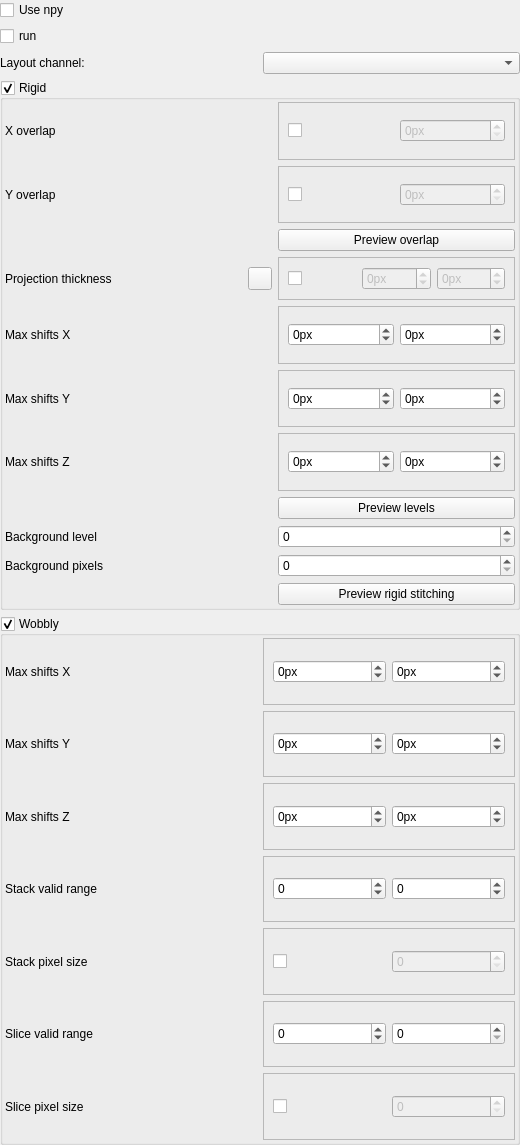
<?xml version="1.0" encoding="UTF-8"?>
<ui version="4.0">
 <class>Form</class>
 <widget class="QWidget" name="Form">
  <property name="geometry">
   <rect>
    <x>0</x>
    <y>0</y>
    <width>520</width>
    <height>1145</height>
   </rect>
  </property>
  <property name="windowTitle">
   <string>Form</string>
  </property>
  <layout class="QGridLayout" name="gridLayout_2">
   <property name="leftMargin">
    <number>0</number>
   </property>
   <property name="topMargin">
    <number>0</number>
   </property>
   <property name="rightMargin">
    <number>0</number>
   </property>
   <property name="bottomMargin">
    <number>0</number>
   </property>
   <item row="0" column="0">
    <widget class="QCheckBox" name="useNpyCheckBox">
     <property name="text">
      <string>Use npy</string>
     </property>
    </widget>
   </item>
   <item row="1" column="0">
    <widget class="QCheckBox" name="runCheckBox">
     <property name="text">
      <string>run</string>
     </property>
    </widget>
   </item>
   <item row="2" column="0">
    <widget class="QLabel" name="label_3">
     <property name="text">
      <string>Layout channel:</string>
     </property>
    </widget>
   </item>
   <item row="2" column="1">
    <widget class="QComboBox" name="layoutChannelComboBox"/>
   </item>
   <item row="3" column="0" colspan="2">
    <widget class="QGroupBox" name="rigidParamsGroupBox">
     <property name="title">
      <string>Rigid</string>
     </property>
     <property name="flat">
      <bool>false</bool>
     </property>
     <property name="checkable">
      <bool>true</bool>
     </property>
     <layout class="QGridLayout" name="gridLayout_3">
      <property name="leftMargin">
       <number>2</number>
      </property>
      <property name="topMargin">
       <number>2</number>
      </property>
      <property name="rightMargin">
       <number>2</number>
      </property>
      <property name="bottomMargin">
       <number>2</number>
      </property>
      <item row="0" column="0">
       <widget class="QLabel" name="label">
        <property name="toolTip">
         <string>Expected overlap between tiles along X dimension (in pixels)</string>
        </property>
        <property name="text">
         <string>X overlap</string>
        </property>
       </widget>
      </item>
      <item row="0" column="2">
       <widget class="QFrame" name="xOverlapSinglet">
        <property name="frameShape">
         <enum>QFrame::StyledPanel</enum>
        </property>
        <property name="frameShadow">
         <enum>QFrame::Raised</enum>
        </property>
        <property name="disabledValue" stdset="0">
         <string>'auto'</string>
        </property>
        <layout class="QHBoxLayout" name="horizontalLayout_2">
         <item>
          <widget class="QCheckBox" name="checkBox_8">
           <property name="text">
            <string/>
           </property>
          </widget>
         </item>
         <item>
          <widget class="QSpinBox" name="spinBox_23">
           <property name="enabled">
            <bool>false</bool>
           </property>
           <property name="suffix">
            <string>px</string>
           </property>
           <property name="maximum">
            <number>1024</number>
           </property>
          </widget>
         </item>
        </layout>
       </widget>
      </item>
      <item row="1" column="0">
       <widget class="QLabel" name="label_2">
        <property name="toolTip">
         <string>Expected overlap between tiles along Y dimension (in pixels)</string>
        </property>
        <property name="text">
         <string>Y overlap</string>
        </property>
       </widget>
      </item>
      <item row="1" column="2">
       <widget class="QFrame" name="yOverlapSinglet">
        <property name="frameShape">
         <enum>QFrame::StyledPanel</enum>
        </property>
        <property name="frameShadow">
         <enum>QFrame::Raised</enum>
        </property>
        <property name="disabledValue" stdset="0">
         <string>'auto'</string>
        </property>
        <layout class="QHBoxLayout" name="horizontalLayout_5">
         <item>
          <widget class="QCheckBox" name="checkBox_7">
           <property name="text">
            <string/>
           </property>
          </widget>
         </item>
         <item>
          <widget class="QSpinBox" name="spinBox_22">
           <property name="enabled">
            <bool>false</bool>
           </property>
           <property name="suffix">
            <string>px</string>
           </property>
           <property name="maximum">
            <number>1024</number>
           </property>
          </widget>
         </item>
        </layout>
       </widget>
      </item>
      <item row="2" column="2">
       <widget class="QPushButton" name="previewStitchingPushButton">
        <property name="text">
         <string>Preview overlap</string>
        </property>
       </widget>
      </item>
      <item row="3" column="0">
       <widget class="QLabel" name="rigidProjectionThicknessLbl">
        <property name="toolTip">
         <string>&lt;html&gt;&lt;head/&gt;&lt;body&gt;&lt;p&gt;Number of planes to average to compute&lt;/p&gt;&lt;p&gt;the optimum overlap along X and Y dimensions&lt;/p&gt;&lt;/body&gt;&lt;/html&gt;</string>
        </property>
        <property name="whatsThis">
         <string>&lt;html&gt;&lt;head/&gt;&lt;body&gt;&lt;h1 style=&quot; margin-top:18px; margin-bottom:12px; margin-left:0px; margin-right:0px; -qt-block-indent:0; text-indent:0px;&quot;&gt;&lt;span style=&quot; font-size:xx-large; font-weight:700;&quot;&gt;Rigid stitcher&lt;/span&gt;&lt;/h1&gt;&lt;p&gt;The &lt;span style=&quot; font-weight:700; font-style:italic;&quot;&gt;projection thickness&lt;/span&gt; is the width (short dimension) of the &lt;span style=&quot; font-weight:700;&quot;&gt;white area&lt;/span&gt; in the image below.&lt;/p&gt;&lt;p&gt;&lt;img src=&quot;:/ClearMap/gui/creator/graphics_resources/graphics_resources/wobbly_stitcher_rigid.jpg&quot;/&gt;&lt;/p&gt;&lt;/body&gt;&lt;/html&gt;</string>
        </property>
        <property name="text">
         <string>Projection thickness</string>
        </property>
       </widget>
      </item>
      <item row="3" column="1">
       <widget class="QToolButton" name="rigidProjectionThicknessLblInfoToolButton">
        <property name="text">
         <string/>
        </property>
        <property name="icon">
         <iconset resource="icons.qrc">
          <normaloff>:/icons/icons/info.svg</normaloff>:/icons/icons/info.svg</iconset>
        </property>
       </widget>
      </item>
      <item row="3" column="2">
       <widget class="QFrame" name="projectionThicknessDoublet">
        <property name="frameShape">
         <enum>QFrame::StyledPanel</enum>
        </property>
        <property name="frameShadow">
         <enum>QFrame::Raised</enum>
        </property>
        <property name="disabledValue" stdset="0">
         <string>['auto', 'auto']</string>
        </property>
        <layout class="QHBoxLayout" name="horizontalLayout_10">
         <item>
          <widget class="QCheckBox" name="checkBox_9">
           <property name="text">
            <string/>
           </property>
          </widget>
         </item>
         <item>
          <widget class="QSpinBox" name="spinBox_6">
           <property name="enabled">
            <bool>false</bool>
           </property>
           <property name="suffix">
            <string>px</string>
           </property>
           <property name="minimum">
            <number>-1</number>
           </property>
           <property name="maximum">
            <number>1024</number>
           </property>
          </widget>
         </item>
         <item>
          <widget class="QSpinBox" name="spinBox_7">
           <property name="enabled">
            <bool>false</bool>
           </property>
           <property name="suffix">
            <string>px</string>
           </property>
           <property name="minimum">
            <number>-1</number>
           </property>
           <property name="maximum">
            <number>1024</number>
           </property>
          </widget>
         </item>
        </layout>
       </widget>
      </item>
      <item row="4" column="0">
       <widget class="QLabel" name="label_4">
        <property name="toolTip">
         <string>Maximum number of pixels to shift in either direction along that axis to compute the alignment (correlograms).</string>
        </property>
        <property name="text">
         <string>Max shifts X</string>
        </property>
       </widget>
      </item>
      <item row="4" column="2">
       <widget class="QFrame" name="rigidMaxShiftsXDoublet">
        <property name="frameShape">
         <enum>QFrame::StyledPanel</enum>
        </property>
        <property name="frameShadow">
         <enum>QFrame::Raised</enum>
        </property>
        <layout class="QHBoxLayout" name="horizontalLayout_9">
         <item>
          <widget class="QSpinBox" name="spinBox_8">
           <property name="suffix">
            <string>px</string>
           </property>
           <property name="minimum">
            <number>-1024</number>
           </property>
           <property name="maximum">
            <number>1024</number>
           </property>
          </widget>
         </item>
         <item>
          <widget class="QSpinBox" name="spinBox_9">
           <property name="suffix">
            <string>px</string>
           </property>
           <property name="minimum">
            <number>-1024</number>
           </property>
           <property name="maximum">
            <number>1024</number>
           </property>
          </widget>
         </item>
        </layout>
       </widget>
      </item>
      <item row="5" column="0">
       <widget class="QLabel" name="label_5">
        <property name="toolTip">
         <string>Maximum number of pixels to shift in either direction along that axis to compute the alignment (correlograms).</string>
        </property>
        <property name="text">
         <string>Max shifts Y</string>
        </property>
       </widget>
      </item>
      <item row="5" column="2">
       <widget class="QFrame" name="rigidMaxShiftsYDoublet">
        <property name="frameShape">
         <enum>QFrame::StyledPanel</enum>
        </property>
        <property name="frameShadow">
         <enum>QFrame::Raised</enum>
        </property>
        <layout class="QHBoxLayout" name="horizontalLayout_7">
         <item>
          <widget class="QSpinBox" name="spinBox_10">
           <property name="suffix">
            <string>px</string>
           </property>
           <property name="minimum">
            <number>-1024</number>
           </property>
           <property name="maximum">
            <number>1024</number>
           </property>
          </widget>
         </item>
         <item>
          <widget class="QSpinBox" name="spinBox_11">
           <property name="suffix">
            <string>px</string>
           </property>
           <property name="minimum">
            <number>-1024</number>
           </property>
           <property name="maximum">
            <number>1024</number>
           </property>
          </widget>
         </item>
        </layout>
       </widget>
      </item>
      <item row="6" column="0">
       <widget class="QLabel" name="label_6">
        <property name="toolTip">
         <string>Maximum number of pixels to shift in either direction along that axis to compute the alignment (correlograms).</string>
        </property>
        <property name="text">
         <string>Max shifts Z</string>
        </property>
       </widget>
      </item>
      <item row="6" column="2">
       <widget class="QFrame" name="rigidMaxShiftsZDoublet">
        <property name="frameShape">
         <enum>QFrame::StyledPanel</enum>
        </property>
        <property name="frameShadow">
         <enum>QFrame::Raised</enum>
        </property>
        <layout class="QHBoxLayout" name="horizontalLayout_8">
         <item>
          <widget class="QSpinBox" name="spinBox_12">
           <property name="suffix">
            <string>px</string>
           </property>
           <property name="minimum">
            <number>-1024</number>
           </property>
           <property name="maximum">
            <number>1024</number>
           </property>
          </widget>
         </item>
         <item>
          <widget class="QSpinBox" name="spinBox_13">
           <property name="suffix">
            <string>px</string>
           </property>
           <property name="minimum">
            <number>-1024</number>
           </property>
           <property name="maximum">
            <number>1024</number>
           </property>
          </widget>
         </item>
        </layout>
       </widget>
      </item>
      <item row="7" column="2">
       <widget class="QPushButton" name="stitchingPreviewLevelsPushButton">
        <property name="text">
         <string>Preview levels</string>
        </property>
       </widget>
      </item>
      <item row="8" column="0">
       <widget class="QLabel" name="label_7">
        <property name="toolTip">
         <string>Ignore pixels below this value for stitching</string>
        </property>
        <property name="text">
         <string>Background level</string>
        </property>
       </widget>
      </item>
      <item row="8" column="2">
       <widget class="QSpinBox" name="rigidBackgroundLevel">
        <property name="maximum">
         <number>65535</number>
        </property>
       </widget>
      </item>
      <item row="9" column="0">
       <widget class="QLabel" name="label_8">
        <property name="toolTip">
         <string>Number of pixels that have to be above background to be considered</string>
        </property>
        <property name="text">
         <string>Background pixels</string>
        </property>
       </widget>
      </item>
      <item row="9" column="2">
       <widget class="QSpinBox" name="rigidBackgroundPixels">
        <property name="maximum">
         <number>1000000</number>
        </property>
       </widget>
      </item>
      <item row="10" column="2">
       <widget class="QPushButton" name="stitchingPreviewRigidPushButton">
        <property name="text">
         <string>Preview rigid stitching</string>
        </property>
       </widget>
      </item>
     </layout>
    </widget>
   </item>
   <item row="4" column="0" colspan="2">
    <widget class="QGroupBox" name="wobblyParamsGroupBox">
     <property name="title">
      <string>Wobbly</string>
     </property>
     <property name="checkable">
      <bool>true</bool>
     </property>
     <layout class="QGridLayout" name="gridLayout">
      <property name="leftMargin">
       <number>2</number>
      </property>
      <property name="topMargin">
       <number>2</number>
      </property>
      <property name="rightMargin">
       <number>2</number>
      </property>
      <property name="bottomMargin">
       <number>2</number>
      </property>
      <item row="2" column="0">
       <widget class="QLabel" name="label_9">
        <property name="toolTip">
         <string>Maximum number of pixels to shift in either direction along that axis to compute the alignment (correlograms).</string>
        </property>
        <property name="text">
         <string>Max shifts Z</string>
        </property>
       </widget>
      </item>
      <item row="1" column="1">
       <widget class="QFrame" name="wobblyMaxShiftsYDoublet">
        <property name="frameShape">
         <enum>QFrame::StyledPanel</enum>
        </property>
        <property name="frameShadow">
         <enum>QFrame::Raised</enum>
        </property>
        <layout class="QHBoxLayout" name="horizontalLayout_11">
         <item>
          <widget class="QSpinBox" name="spinBox_14">
           <property name="suffix">
            <string>px</string>
           </property>
           <property name="minimum">
            <number>-1024</number>
           </property>
           <property name="maximum">
            <number>1024</number>
           </property>
          </widget>
         </item>
         <item>
          <widget class="QSpinBox" name="spinBox_15">
           <property name="suffix">
            <string>px</string>
           </property>
           <property name="minimum">
            <number>-1024</number>
           </property>
           <property name="maximum">
            <number>1024</number>
           </property>
          </widget>
         </item>
        </layout>
       </widget>
      </item>
      <item row="3" column="1">
       <widget class="QFrame" name="wobblyStackValidRangeDoublet">
        <property name="frameShape">
         <enum>QFrame::StyledPanel</enum>
        </property>
        <property name="frameShadow">
         <enum>QFrame::Raised</enum>
        </property>
        <property name="individuallyDisableable" stdset="0">
         <bool>true</bool>
        </property>
        <property name="disabledValue" stdset="0">
         <string>None</string>
        </property>
        <layout class="QHBoxLayout" name="horizontalLayout_13">
         <item>
          <widget class="QSpinBox" name="spinBox_20">
           <property name="minimum">
            <number>-1</number>
           </property>
           <property name="maximum">
            <number>65535</number>
           </property>
          </widget>
         </item>
         <item>
          <widget class="QSpinBox" name="spinBox_21">
           <property name="minimum">
            <number>-1</number>
           </property>
           <property name="maximum">
            <number>65535</number>
           </property>
          </widget>
         </item>
        </layout>
       </widget>
      </item>
      <item row="2" column="1">
       <widget class="QFrame" name="wobblyMaxShiftsZDoublet">
        <property name="frameShape">
         <enum>QFrame::StyledPanel</enum>
        </property>
        <property name="frameShadow">
         <enum>QFrame::Raised</enum>
        </property>
        <layout class="QHBoxLayout" name="horizontalLayout_12">
         <item>
          <widget class="QSpinBox" name="spinBox_16">
           <property name="suffix">
            <string>px</string>
           </property>
           <property name="minimum">
            <number>-1024</number>
           </property>
           <property name="maximum">
            <number>1024</number>
           </property>
          </widget>
         </item>
         <item>
          <widget class="QSpinBox" name="spinBox_17">
           <property name="suffix">
            <string>px</string>
           </property>
           <property name="minimum">
            <number>-1024</number>
           </property>
           <property name="maximum">
            <number>1024</number>
           </property>
          </widget>
         </item>
        </layout>
       </widget>
      </item>
      <item row="6" column="1">
       <widget class="QFrame" name="wobblySlicePixelSizeSinglet">
        <property name="frameShape">
         <enum>QFrame::StyledPanel</enum>
        </property>
        <property name="frameShadow">
         <enum>QFrame::Raised</enum>
        </property>
        <property name="disabledValue" stdset="0">
         <string>None</string>
        </property>
        <layout class="QHBoxLayout" name="horizontalLayout_15">
         <item>
          <widget class="QCheckBox" name="checkBox_10">
           <property name="text">
            <string/>
           </property>
          </widget>
         </item>
         <item>
          <widget class="QSpinBox" name="spinBox_26">
           <property name="enabled">
            <bool>false</bool>
           </property>
           <property name="maximum">
            <number>65535</number>
           </property>
          </widget>
         </item>
        </layout>
       </widget>
      </item>
      <item row="5" column="0">
       <widget class="QLabel" name="label_13">
        <property name="toolTip">
         <string>Pixel intensity range for a typical tile. Tiles outside this range (typically oustide the brain) will be droppped.</string>
        </property>
        <property name="text">
         <string>Slice valid range</string>
        </property>
       </widget>
      </item>
      <item row="6" column="0">
       <widget class="QLabel" name="label_18">
        <property name="text">
         <string>Slice pixel size</string>
        </property>
       </widget>
      </item>
      <item row="5" column="1">
       <widget class="QFrame" name="wobblySliceRangeDoublet">
        <property name="frameShape">
         <enum>QFrame::StyledPanel</enum>
        </property>
        <property name="frameShadow">
         <enum>QFrame::Raised</enum>
        </property>
        <property name="individuallyDisableable" stdset="0">
         <bool>true</bool>
        </property>
        <property name="disabledValue" stdset="0">
         <string>None</string>
        </property>
        <layout class="QHBoxLayout" name="horizontalLayout_14">
         <item>
          <widget class="QSpinBox" name="spinBox_24">
           <property name="minimum">
            <number>-1</number>
           </property>
           <property name="maximum">
            <number>65535</number>
           </property>
          </widget>
         </item>
         <item>
          <widget class="QSpinBox" name="spinBox_25">
           <property name="maximum">
            <number>65535</number>
           </property>
          </widget>
         </item>
        </layout>
       </widget>
      </item>
      <item row="3" column="0">
       <widget class="QLabel" name="label_12">
        <property name="text">
         <string>Stack valid range</string>
        </property>
       </widget>
      </item>
      <item row="0" column="0">
       <widget class="QLabel" name="label_11">
        <property name="toolTip">
         <string>Maximum number of pixels to shift in either direction along that axis to compute the alignment (correlograms).</string>
        </property>
        <property name="text">
         <string>Max shifts X</string>
        </property>
       </widget>
      </item>
      <item row="1" column="0">
       <widget class="QLabel" name="label_10">
        <property name="toolTip">
         <string>Maximum number of pixels to shift in either direction along that axis to compute the alignment (correlograms).</string>
        </property>
        <property name="text">
         <string>Max shifts Y</string>
        </property>
       </widget>
      </item>
      <item row="0" column="1">
       <widget class="QFrame" name="wobblyMaxShiftsXDoublet">
        <property name="frameShape">
         <enum>QFrame::StyledPanel</enum>
        </property>
        <property name="frameShadow">
         <enum>QFrame::Raised</enum>
        </property>
        <layout class="QHBoxLayout" name="horizontalLayout_4">
         <item>
          <widget class="QSpinBox" name="spinBox_18">
           <property name="suffix">
            <string>px</string>
           </property>
           <property name="minimum">
            <number>-1024</number>
           </property>
           <property name="maximum">
            <number>1024</number>
           </property>
          </widget>
         </item>
         <item>
          <widget class="QSpinBox" name="spinBox_19">
           <property name="suffix">
            <string>px</string>
           </property>
           <property name="minimum">
            <number>-1024</number>
           </property>
           <property name="maximum">
            <number>1024</number>
           </property>
          </widget>
         </item>
        </layout>
       </widget>
      </item>
      <item row="4" column="1">
       <widget class="QFrame" name="wobblyStackPixelSizeSinglet">
        <property name="frameShape">
         <enum>QFrame::StyledPanel</enum>
        </property>
        <property name="frameShadow">
         <enum>QFrame::Raised</enum>
        </property>
        <property name="disabledValue" stdset="0">
         <string>None</string>
        </property>
        <layout class="QHBoxLayout" name="horizontalLayout_16">
         <item>
          <widget class="QCheckBox" name="checkBox_11">
           <property name="text">
            <string/>
           </property>
          </widget>
         </item>
         <item>
          <widget class="QSpinBox" name="spinBox_27">
           <property name="enabled">
            <bool>false</bool>
           </property>
           <property name="maximum">
            <number>65535</number>
           </property>
          </widget>
         </item>
        </layout>
       </widget>
      </item>
      <item row="4" column="0">
       <widget class="QLabel" name="label_19">
        <property name="text">
         <string>Stack pixel size</string>
        </property>
       </widget>
      </item>
     </layout>
    </widget>
   </item>
  </layout>
 </widget>
 <resources>
  <include location="icons.qrc"/>
 </resources>
 <connections>
  <connection>
   <sender>checkBox_8</sender>
   <signal>toggled(bool)</signal>
   <receiver>spinBox_23</receiver>
   <slot>setEnabled(bool)</slot>
   <hints>
    <hint type="sourcelabel">
     <x>296</x>
     <y>137</y>
    </hint>
    <hint type="destinationlabel">
     <x>438</x>
     <y>139</y>
    </hint>
   </hints>
  </connection>
  <connection>
   <sender>checkBox_7</sender>
   <signal>toggled(bool)</signal>
   <receiver>spinBox_22</receiver>
   <slot>setEnabled(bool)</slot>
   <hints>
    <hint type="sourcelabel">
     <x>298</x>
     <y>202</y>
    </hint>
    <hint type="destinationlabel">
     <x>430</x>
     <y>202</y>
    </hint>
   </hints>
  </connection>
  <connection>
   <sender>checkBox_9</sender>
   <signal>toggled(bool)</signal>
   <receiver>spinBox_6</receiver>
   <slot>setEnabled(bool)</slot>
   <hints>
    <hint type="sourcelabel">
     <x>298</x>
     <y>284</y>
    </hint>
    <hint type="destinationlabel">
     <x>384</x>
     <y>286</y>
    </hint>
   </hints>
  </connection>
  <connection>
   <sender>checkBox_9</sender>
   <signal>toggled(bool)</signal>
   <receiver>spinBox_7</receiver>
   <slot>setEnabled(bool)</slot>
   <hints>
    <hint type="sourcelabel">
     <x>297</x>
     <y>278</y>
    </hint>
    <hint type="destinationlabel">
     <x>457</x>
     <y>283</y>
    </hint>
   </hints>
  </connection>
  <connection>
   <sender>checkBox_11</sender>
   <signal>toggled(bool)</signal>
   <receiver>spinBox_27</receiver>
   <slot>setEnabled(bool)</slot>
   <hints>
    <hint type="sourcelabel">
     <x>282</x>
     <y>966</y>
    </hint>
    <hint type="destinationlabel">
     <x>433</x>
     <y>968</y>
    </hint>
   </hints>
  </connection>
  <connection>
   <sender>checkBox_10</sender>
   <signal>toggled(bool)</signal>
   <receiver>spinBox_26</receiver>
   <slot>setEnabled(bool)</slot>
   <hints>
    <hint type="sourcelabel">
     <x>281</x>
     <y>1102</y>
    </hint>
    <hint type="destinationlabel">
     <x>441</x>
     <y>1106</y>
    </hint>
   </hints>
  </connection>
 </connections>
</ui>
